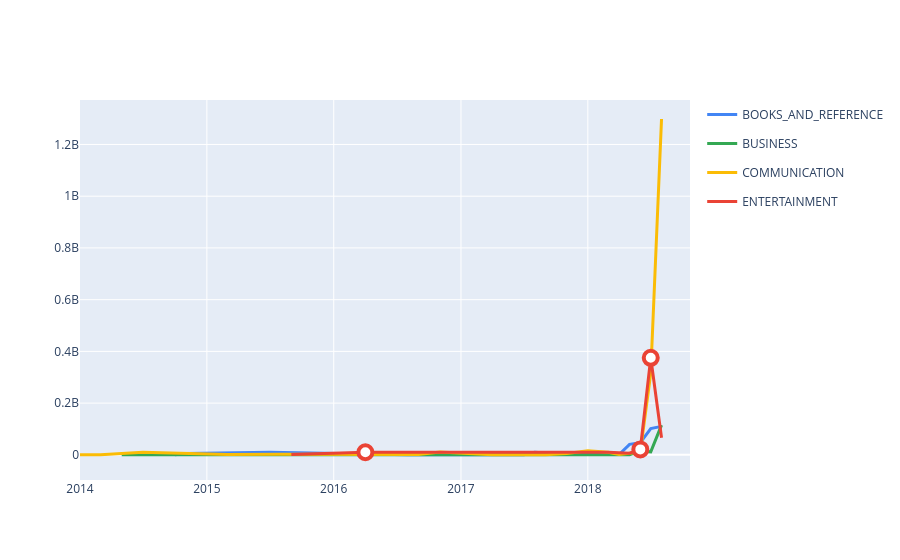

The notebook cell this image was saved under:
### Code cell
# add markers
fig.add_trace(
        go.Scatter(
            x=growth_df["Year_Month"],
            y=growth_df["Installs"],
            mode="markers",
            legendgroup=category,
            showlegend=False,
            marker=dict(
                size=14,
                color="white",
                line=dict(
                    color=color,
                    width=4
                ),
                symbol="circle"
            ),
            hovertemplate=
            "<b>High Growth Period</b><br>" +
            "<b>Category:</b> " + category + "<br>" +
            "<b>Month:</b> %{x}<br>" +
            "<b>Total Installs:</b> %{y:,}<extra></extra>"
        )
    )

### Figure 1 — Plotly figure (JSON) as saved in the notebook; plotly's stock layout.template omitted (floating-point values rounded to 4 significant figures)
{"data": [{"hovertemplate": "<b>Category:</b> %{fullData.name}<br><b>Month:</b> %{x}<br><b>Total Installs:</b> %{y:,}<extra></extra>", "legendgroup": "BOOKS_AND_REFERENCE", "line": {"color": "#4285F4", "width": 3}, "mode": "lines", "name": "BOOKS_AND_REFERENCE", "type": "scatter", "x": ["2014-10", "2014-11", "2015-07", "2016-06", "2016-08", "2017-02", "2017-04", "2017-05", "2017-07", "2017-08", "2017-11", "2018-04", "2018-05", "2018-06", "2018-07", "2018-08"], "y": [500000, 5000000, 10000000, 60000, 100000, 100000, 1000000, 100000, 100000, 10010000, 2000000, 1050000, 40600000, 47100000, 101600000, 110050000]}, {"hovertemplate": "<b>Category:</b> %{fullData.name}<br><b>Month:</b> %{x}<br><b>Total Installs:</b> %{y:,}<extra></extra>", "legendgroup": "BUSINESS", "line": {"color": "#34A853", "width": 3}, "mode": "lines", "name": "BUSINESS", "type": "scatter", "x": ["2014-05", "2015-09", "2016-02", "2016-03", "2017-09", "2017-11", "2017-12", "2018-02", "2018-05", "2018-06", "2018-07", "2018-08"], "y": [100000, 100000, 10000, 1000000, 1000000, 500000, 1001000, 1000000, 100000, 15200000, 11600000, 115100000]}, {"hovertemplate": "<b>Category:</b> %{fullData.name}<br><b>Month:</b> %{x}<br><b>Total Installs:</b> %{y:,}<extra></extra>", "legendgroup": "COMMUNICATION", "line": {"color": "#FBBC05", "width": 3}, "mode": "lines", "name": "COMMUNICATION", "type": "scatter", "x": ["2014-01", "2014-03", "2014-07", "2015-03", "2015-08", "2016-06", "2016-07", "2016-09", "2016-11", "2017-04", "2017-09", "2017-11", "2018-01", "2018-03", "2018-04", "2018-05", "2018-06", "2018-07", "2018-08"], "y": [100000, 100000, 10000000, 1000000, 2000000, 1000000, 110000, 1000000, 11000000, 100000, 50000, 5000000, 16000000, 10100000, 1000000, 5000000, 11100000, 315730000, 1298510000]}, {"hovertemplate": "<b>Category:</b> %{fullData.name}<br><b>Month:</b> %{x}<br><b>Total Installs:</b> %{y:,}<extra></extra>", "legendgroup": "ENTERTAINMENT", "line": {"color": "#EA4335", "width": 3}, "mode": "lines", "name": "ENTERTAINMENT", "type": "scatter", "x": ["2015-09", "2016-04", "2016-09", "2018-01", "2018-03", "2018-05", "2018-06", "2018-07", "2018-08"], "y": [1000000, 10000000, 10000000, 10000000, 10000000, 6000000, 21100000, 375300000, 66200000]}, {"hovertemplate": "<b>High Growth Period</b><br><b>Category:</b> ENTERTAINMENT<br><b>Month:</b> %{x}<br><b>Total Installs:</b> %{y:,}<extra></extra>", "legendgroup": "ENTERTAINMENT", "marker": {"color": "white", "line": {"color": "#EA4335", "width": 4}, "size": 14, "symbol": "circle"}, "mode": "markers", "showlegend": false, "type": "scatter", "x": ["2016-04", "2018-06", "2018-07"], "y": [10000000, 21100000, 375300000]}], "layout": {}}
